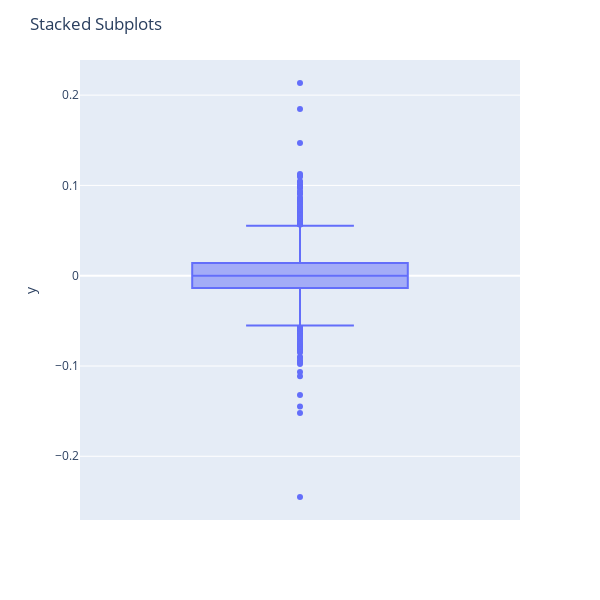

Notebook source saved alongside this figure:
### Code cell
fig = px.box(df.date, y=df.close_change)
fig.update_layout(height=600, width=600, title_text="Stacked Subplots")
fig.show()

### Figure 1 — Plotly figure (JSON) as saved in the notebook; plotly's stock layout.template omitted (floating-point values rounded to 4 significant figures; data arrays with more than 128 entries replaced by an {"elided": "..."} marker saying what was removed)
{"data": [{"alignmentgroup": "True", "hovertemplate": "y=%{y}<extra></extra>", "legendgroup": "", "marker": {"color": "#636efa"}, "name": "", "notched": false, "offsetgroup": "", "orientation": "v", "showlegend": false, "type": "box", "x0": " ", "xaxis": "x", "y": {"elided": "2498 float values"}, "y0": " ", "yaxis": "y"}], "layout": {"boxmode": "group", "height": 600, "legend": {"tracegroupgap": 0}, "margin": {"t": 60}, "title": {"text": "Stacked Subplots"}, "width": 600, "xaxis": {"anchor": "y", "autorange": true, "domain": [0, 1], "range": [-0.5, 0.5], "type": "category"}, "yaxis": {"anchor": "x", "autorange": true, "domain": [0, 1], "range": [-0.2706, 0.2389], "title": {"text": "y"}, "type": "linear"}}}
